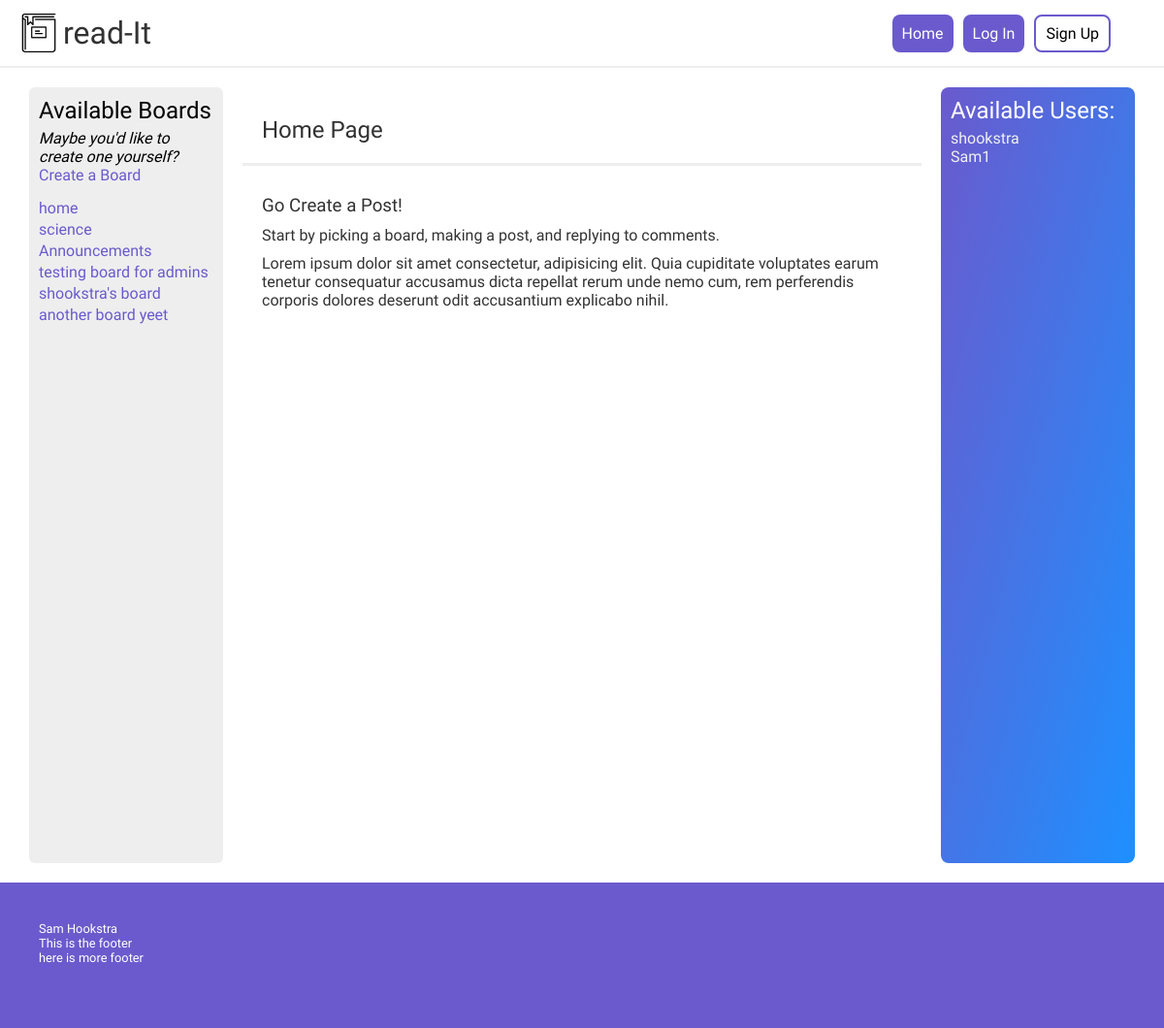
Before: / with the older database file.
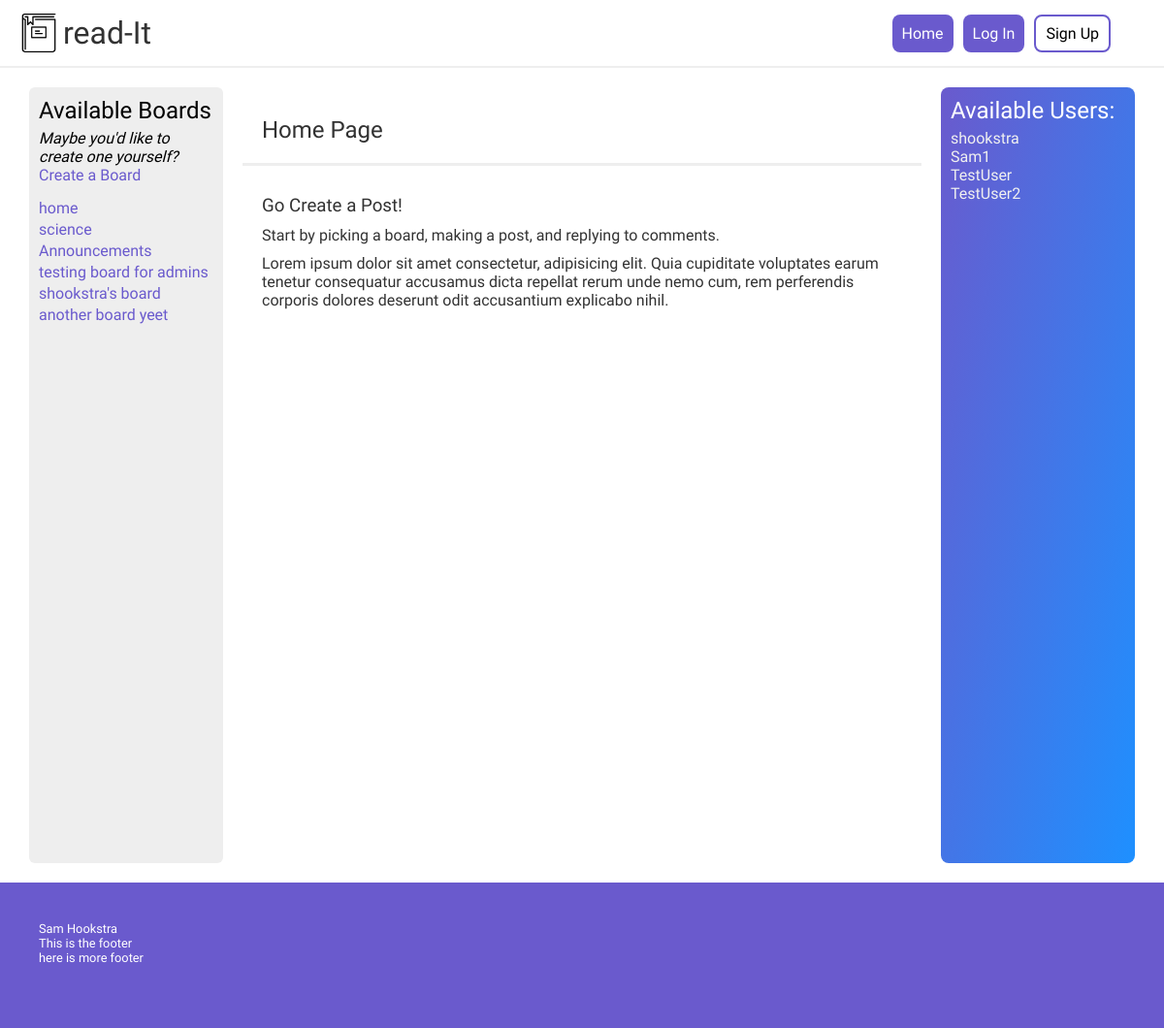
After: the same page with the newer database file.
### tables this page shows
CREATE TABLE `subreddits` (
  `subredditID` int(11) NOT NULL,
  `subredditName` varchar(64) NOT NULL,
  `subredditDescription` varchar(1500) NOT NULL
);

CREATE TABLE `users` (
  `userID` int(11) NOT NULL,
  `username` varchar(32) NOT NULL,
  `email` varchar(64) NOT NULL,
  `password` varchar(128) NOT NULL
);

### models/subreddit/subredditDA.php (called while the page is built, shortened)
<?php
require_once 'models/database.php';
require_once 'models/subreddit/subreddit.php';
require_once 'models/user.php';
class subredditDA
{
    public static function get_all()
    {
        $db = Database::getDB();
        $querySubreddits = 'SELECT * FROM subreddits';
        $statement = $db->prepare($querySubreddits);
        $statement->execute();
        $rows = $statement->fetchAll();
        foreach ($rows as $value) {
            $subreddit = new subreddit($value['subredditID'], $value['subredditName'], $value['subredditDescription']);
            $subreddits[] = $subreddit;
        }
        return $subreddits;
    }
}

### models/subreddit/subreddit.php (called while the page is built, shortened)
<?php
class subreddit
{
    private $subredditID, $subredditName, $subredditDescription;
    public function __construct($subredditID, $subredditName, $subredditDescription)
    {
        $this->subredditID = $subredditID;
        $this->subredditName = $subredditName;
    }
    public function getSubredditID()
    {
        return $this->subredditID;
    }
    public function getSubredditName()
    {
        return $this->subredditName;
    }
}

### models/user.php (called while the page is built, shortened)
<?php
class user
{
    private $userID, $username, $email, $password;
    public function __construct($userID, $username, $email, $password)
    {
        $this->userID = $userID;
        $this->username = $username;
    }
    public function getUserID()
    {
        return $this->userID;
    }
    public function getUsername()
    {
        return $this->username;
    }
}

### models/userDA.php (called while the page is built, shortened)
<?php
require_once('models/database.php');
require_once('models/user.php');
class userDA
{
    public static function get_all()
    {
        $db = Database::getDB();
        $queryUsers = 'SELECT * FROM users';
        $statement = $db->prepare($queryUsers);
        $statement->execute();
        $rows = $statement->fetchAll();
        foreach ($rows as $value) {
            $user = new user($value['userID'], $value['username'], $value['email'], $value['password']);
            $users[] = $user;
        }
        return $users;
    }
}

### views/home.php (the view)
<!DOCTYPE html>
<html lang="en">
<?php include_once("views/components/header.php"); ?>
<body>
    <?php include_once("views/components/nav.php"); ?>
    <div class="container">
        <div class="container-sidebar">
            <h2>Available Boards</h2>
            <p style="font-style: italic">Maybe you'd like to create one yourself?</p>
            <a href="subredditController.php?action=createSubredditForm">Create a Board</a>
            <ul class="boards">
                <?php foreach ($subreddits as $board) : ?>
                    <li>
                        <a href="subredditController.php?action=viewSubreddit&amp;id=<?php echo htmlspecialchars($board->getSubredditID()); ?>">
                            <?php echo htmlspecialchars($board->getSubredditName()); ?>
                        </a>
                    </li>
                <?php endforeach; ?>
            </ul>
        </div>
        <div class="container-main">
            <h2>
                <div class="title-card">Home Page</div>
            </h2>
            <div class="container-main-maincontent">
                <h3>
                    Go Create a Post!
                </h3>
                <p>
                    Start by picking a board, making a post, and replying to comments.
                </p>
                <p>
                    Lorem ipsum dolor sit amet consectetur, adipisicing elit. Quia
                    cupiditate voluptates earum tenetur consequatur accusamus dicta
                    repellat rerum unde nemo cum, rem perferendis corporis dolores
                    deserunt odit accusantium explicabo nihil.
                </p>
            </div>
        </div>
        <?php include('views\components\usersSidebar.php'); ?>
    </div>
    <div class="footer">
        <p>Sam Hookstra</p>
        <p>This is the footer</p>
        <p>here is more footer</p>
    </div>
</body>
</html>

### views/components/usersSidebar.php
<?php $users = $_SESSION['users']; ?>
<div class="container-sidebar-right">
    <h2>Available Users:</h2>
    <?php if (!empty($users)) {
        foreach ($users as $user) {
            echo '<a href="index.php?action=viewUser&userID=' . $user->getUserID() . '"><p>' . (htmlspecialchars($user->getUsername())) . '</p></a>';
        }
    } ?>
</div>

Changed rows visible on the page:
added users: username "TestUser"
added users: username "TestUser2"
